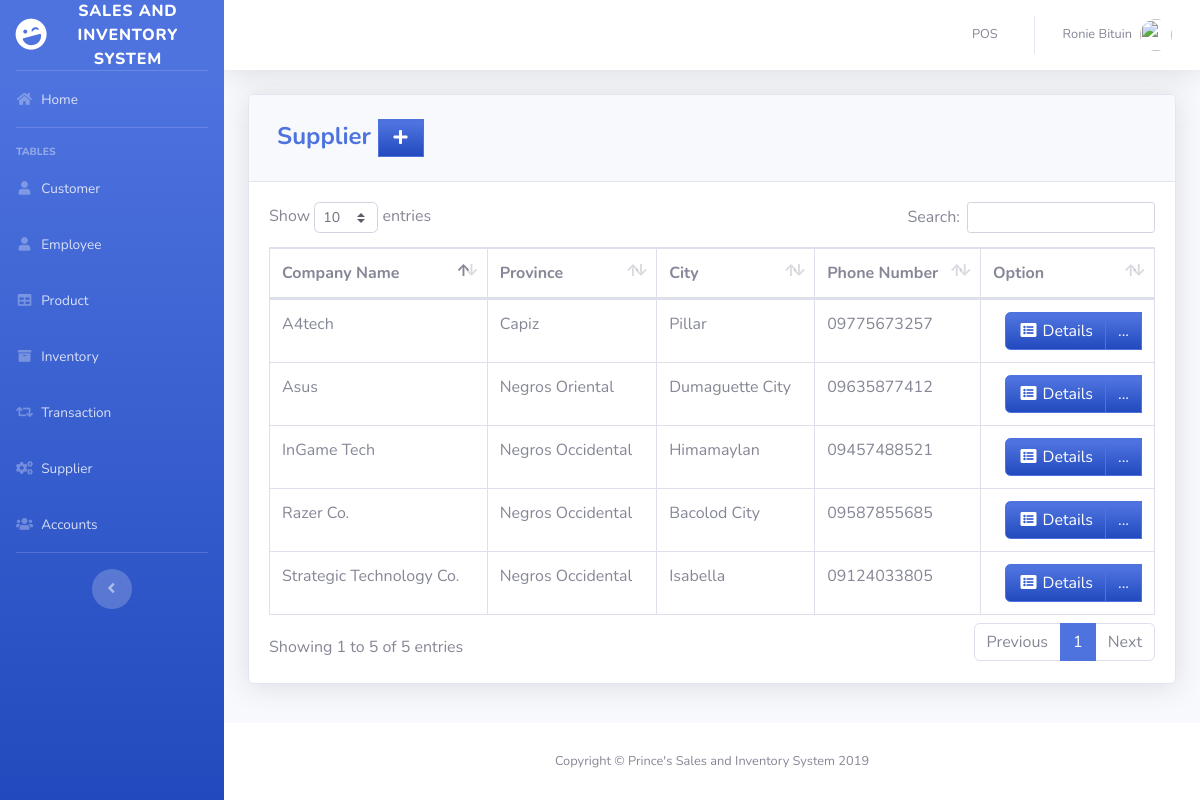
/pages/supplier.php (signed in), run on the app's committed database.
### tables this page shows
CREATE TABLE `supplier` (
  `SUPPLIER_ID` int(11) NOT NULL,
  `COMPANY_NAME` varchar(50) DEFAULT NULL,
  `LOCATION_ID` int(11) NOT NULL,
  `PHONE_NUMBER` varchar(11) DEFAULT NULL
);

CREATE TABLE `location` (
  `LOCATION_ID` int(11) NOT NULL,
  `PROVINCE` varchar(100) DEFAULT NULL,
  `CITY` varchar(100) DEFAULT NULL
);

### pages/supplier.php (the view, shortened to what this page needs)
<?php
include'../includes/connection.php';
include'../includes/sidebar.php';
?>
            <div class="card shadow mb-4">
            <div class="card-header py-3">
              <h4 class="m-2 font-weight-bold text-primary">Supplier&nbsp;<a  href="#" data-toggle="modal" data-target="#supplierModal" type="button" class="btn btn-primary bg-gradient-primary" style="border-radius: 0px;"><i class="fas fa-fw fa-plus"></i></a></h4>
            </div>
            <div class="card-body">
              <div class="table-responsive">
                <table class="table table-bordered" id="dataTable" width="100%" cellspacing="0">
               <thead>
                   <tr>
                       <th>Company Name</th>
                       <th>Province</th>
                       <th>City</th>
                       <th>Phone Number</th>
                       <th>Option</th>
                   </tr>
               </thead>
          <tbody>
<?php
    $query = 'SELECT SUPPLIER_ID, COMPANY_NAME, l.PROVINCE, l.CITY, PHONE_NUMBER FROM supplier s join location l on s.LOCATION_ID=l.LOCATION_ID';
        $result = mysqli_query($db, $query) or die (mysqli_error($db));
            while ($row = mysqli_fetch_assoc($result)) {
                echo '<tr>';
                echo '<td>'. $row['COMPANY_NAME'].'</td>';
                echo '<td>'. $row['PROVINCE'].'</td>';
                echo '<td>'. $row['CITY'].'</td>';
                echo '<td>'. $row['PHONE_NUMBER'].'</td>';
                      echo '<td align="right"> <div class="btn-group">
                              <a type="button" class="btn btn-primary bg-gradient-primary" href="sup_searchfrm.php?action=edit & id='.$row['SUPPLIER_ID'] . '"><i class="fas fa-fw fa-list-alt"></i> Details</a>
                            <div class="btn-group">
                              <a type="button" class="btn btn-primary bg-gradient-primary dropdown no-arrow" data-toggle="dropdown" style="color:white;">
                              ... <span class="caret"></span></a>
                            <ul class="dropdown-menu text-center" role="menu">
                                <li>
                                  <a type="button" class="btn btn-warning bg-gradient-warning btn-block" style="border-radius: 0px;" href="sup_edit.php?action=edit & id='.$row['SUPPLIER_ID']. '">
                                    <i class="fas fa-fw fa-edit"></i> Edit
                                  </a>
                                </li>
                            </ul>
                            </div>
                          </div> </td>';
                      echo '</tr> ';
                        }
?>
                                </tbody>
                            </table>
                        </div>
                    </div>
                  </div>
<?php
include'../includes/footer.php';
?>

### data on the page
supplier: COMPANY_NAME "InGame Tech", LOCATION_ID.PROVINCE "Negros Occidental", LOCATION_ID.CITY "Himamaylan", PHONE_NUMBER "09457488521"
supplier: COMPANY_NAME "Asus", LOCATION_ID.PROVINCE "Negros Oriental", LOCATION_ID.CITY "Dumaguette City", PHONE_NUMBER "09635877412"
supplier: COMPANY_NAME "Razer Co.", LOCATION_ID.PROVINCE "Negros Occidental", LOCATION_ID.CITY "Bacolod City", PHONE_NUMBER "09587855685"
supplier: COMPANY_NAME "Strategic Technology Co.", LOCATION_ID.PROVINCE "Negros Occidental", LOCATION_ID.CITY "Isabella", PHONE_NUMBER "09124033805"
supplier: COMPANY_NAME "A4tech", LOCATION_ID.PROVINCE "Capiz", LOCATION_ID.CITY "Pillar", PHONE_NUMBER "09775673257"

### other printed values
$_SESSION['FIRST_NAME'] "Ronie"
$_SESSION['LAST_NAME'] "Bituin"
